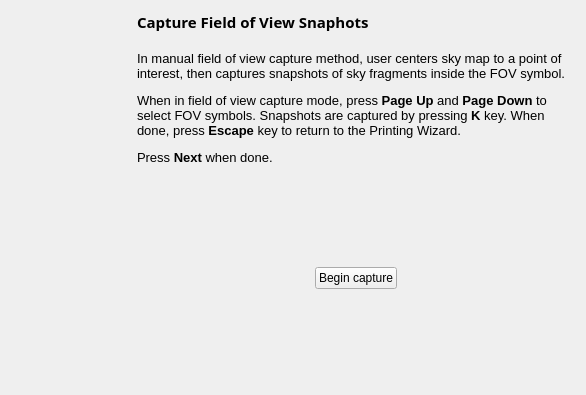
<?xml version="1.0" encoding="UTF-8"?>
<ui version="4.0">
 <class>PWizFovManual</class>
 <widget class="QWidget" name="PWizFovManual">
  <property name="geometry">
   <rect>
    <x>0</x>
    <y>0</y>
    <width>586</width>
    <height>395</height>
   </rect>
  </property>
  <property name="windowTitle">
   <string>Form</string>
  </property>
  <layout class="QHBoxLayout" name="horizontalLayout_2">
   <item>
    <widget class="QLabel" name="banner">
     <property name="sizePolicy">
      <sizepolicy hsizetype="Fixed" vsizetype="Fixed">
       <horstretch>0</horstretch>
       <verstretch>0</verstretch>
      </sizepolicy>
     </property>
     <property name="minimumSize">
      <size>
       <width>120</width>
       <height>360</height>
      </size>
     </property>
     <property name="text">
      <string/>
     </property>
    </widget>
   </item>
   <item>
    <layout class="QVBoxLayout" name="fovManualLayout">
     <property name="spacing">
      <number>6</number>
     </property>
     <property name="margin">
      <number>0</number>
     </property>
     <item>
      <widget class="QLabel" name="stepTitle">
       <property name="font">
        <font>
         <family>Sans Serif</family>
         <pointsize>11</pointsize>
         <weight>75</weight>
         <italic>false</italic>
         <bold>true</bold>
         <underline>false</underline>
         <strikeout>false</strikeout>
        </font>
       </property>
       <property name="text">
        <string>Capture Field of View Snaphots</string>
       </property>
      </widget>
     </item>
     <item>
      <spacer name="vertSpacer1">
       <property name="orientation">
        <enum>Qt::Vertical</enum>
       </property>
       <property name="sizeType">
        <enum>QSizePolicy::Fixed</enum>
       </property>
       <property name="sizeHint" stdset="0">
        <size>
         <width>20</width>
         <height>12</height>
        </size>
       </property>
      </spacer>
     </item>
     <item>
      <widget class="QLabel" name="stepText">
       <property name="text">
        <string>&lt;!DOCTYPE HTML PUBLIC &quot;-//W3C//DTD HTML 4.0//EN&quot; &quot;http://www.w3.org/TR/REC-html40/strict.dtd&quot;&gt;
&lt;html&gt;&lt;head&gt;&lt;meta name=&quot;qrichtext&quot; content=&quot;1&quot; /&gt;&lt;style type=&quot;text/css&quot;&gt;
p, li { white-space: pre-wrap; }
&lt;/style&gt;&lt;/head&gt;&lt;body style=&quot; font-family:'Sans'; font-size:10pt; font-weight:400; font-style:normal;&quot;&gt;
&lt;p style=&quot; margin-top:12px; margin-bottom:12px; margin-left:0px; margin-right:0px; -qt-block-indent:0; text-indent:0px;&quot;&gt;In manual field of view capture method, user centers sky map to a point of interest, then captures snapshots of sky fragments inside the FOV symbol.&lt;/p&gt;
&lt;p style=&quot; margin-top:12px; margin-bottom:12px; margin-left:0px; margin-right:0px; -qt-block-indent:0; text-indent:0px;&quot;&gt;When in field of view capture mode, press &lt;span style=&quot; font-weight:600;&quot;&gt;Page Up&lt;/span&gt; and &lt;span style=&quot; font-weight:600;&quot;&gt;Page Down&lt;/span&gt; to select FOV symbols. Snapshots are captured by pressing &lt;span style=&quot; font-weight:600;&quot;&gt;K&lt;/span&gt; key. When done, press &lt;span style=&quot; font-weight:600;&quot;&gt;Escape&lt;/span&gt; key to return to the Printing Wizard.&lt;/p&gt;
&lt;p style=&quot; margin-top:12px; margin-bottom:12px; margin-left:0px; margin-right:0px; -qt-block-indent:0; text-indent:0px;&quot;&gt;Press &lt;span style=&quot; font-weight:600;&quot;&gt;Next&lt;/span&gt; when done.&lt;/p&gt;&lt;/body&gt;&lt;/html&gt;</string>
       </property>
       <property name="wordWrap">
        <bool>true</bool>
       </property>
      </widget>
     </item>
     <item>
      <spacer name="vertSpacer2">
       <property name="orientation">
        <enum>Qt::Vertical</enum>
       </property>
       <property name="sizeType">
        <enum>QSizePolicy::Expanding</enum>
       </property>
       <property name="sizeHint" stdset="0">
        <size>
         <width>20</width>
         <height>40</height>
        </size>
       </property>
      </spacer>
     </item>
     <item>
      <layout class="QHBoxLayout" name="horizontalLayout">
       <item>
        <spacer name="horizontalSpacer">
         <property name="orientation">
          <enum>Qt::Horizontal</enum>
         </property>
         <property name="sizeHint" stdset="0">
          <size>
           <width>40</width>
           <height>20</height>
          </size>
         </property>
        </spacer>
       </item>
       <item>
        <widget class="QPushButton" name="pushButton">
         <property name="text">
          <string>Begin capture</string>
         </property>
        </widget>
       </item>
       <item>
        <spacer name="horizontalSpacer_2">
         <property name="orientation">
          <enum>Qt::Horizontal</enum>
         </property>
         <property name="sizeHint" stdset="0">
          <size>
           <width>40</width>
           <height>20</height>
          </size>
         </property>
        </spacer>
       </item>
      </layout>
     </item>
     <item>
      <spacer name="vertSpacer3">
       <property name="orientation">
        <enum>Qt::Vertical</enum>
       </property>
       <property name="sizeHint" stdset="0">
        <size>
         <width>20</width>
         <height>40</height>
        </size>
       </property>
      </spacer>
     </item>
    </layout>
   </item>
  </layout>
 </widget>
 <resources/>
 <connections/>
</ui>
